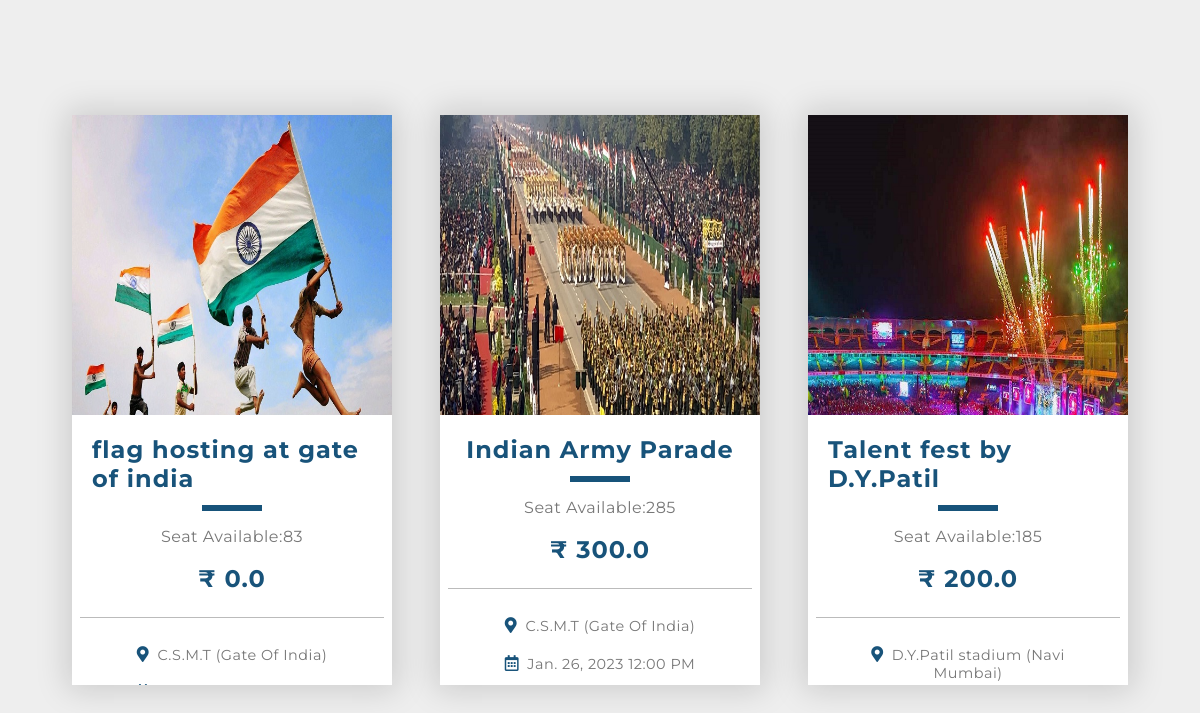
The app's page /events with its own data.
### Republic_day_2023/models.py (models this page shows)
class Events(models.Model):
    name = models.CharField(primary_key=True,max_length=50)
    title = models.CharField(max_length=150)
    description = models.TextField()
    date = models.DateField(auto_now=False)
    times = models.CharField(max_length=100,default="01/01/2000")
    available = models.IntegerField(default="01/01/2000")
    img = models.FileField(upload_to="media/event")
    location = models.CharField(max_length=200,default="Enter The Location")
    cost = models.FloatField()

### Republic_day_2023/views.py (the view)
# urls.py: path('events',views.Event,name="events"),
def Event(request):
    e = Events.objects.all()
    d = {"events":e}
    return render(request,"event.html",d)

### templates/event.html (shortened to what this page needs)
{% load static %}
<!DOCTYPE html>
<html lang="en">
<head>
    <link rel="stylesheet" href="https://cdnjs.cloudflare.com/ajax/libs/font-awesome/5.14.0/css/all.min.css">
    <link rel="stylesheet" href="{% static 'events.css' %}">
</head>
<body>
    <div class="container">
        {% for event in events %}
        {% if event.available > 0 %}
        <div class="item-container">
            <div class="img-container">
                <img src="{{event.img}}" alt="Event image">
            </div>
            <div class="body-container">
                <div class="event-info">
                    <p class="title">{{event.title}}</p>
                    <div class="separator"></div>
                    <p class="info">Seat Available:{{event.available}}</p>
                    <p class="price">&#8377; {{event.cost}}</p>
                    <div class="additional-info">
                        <p class="info">
                            <i class="fas fa-map-marker-alt"></i>
                            {{event.location}}
                        </p>
                        <p class="info">
                            <i class="far fa-calendar-alt"></i>
                            {{event.date}} {{event.times}}
                        </p>
                    </div>
                </div>
            </div>
        </div>
        {% endif %}
        {% endfor %}
    </div>
</body>
</html>

### Republic_day_2023/static/events.css (style rules this page uses)
* { margin: 0; padding: 0; box-sizing: border-box; font-family: 'Montserrat', sans-serif; }
body { min-height: 100vh; width: 100%; font-size: 16px; background: #eee; color: #777; display: flex; justify-content: center; align-items: center; }
.container { width: 100%; display: flex; justify-content: center; align-items: center; flex-wrap: wrap; }
.item-container { position: relative; margin: 24px; width: 320px; height: 570px; overflow: hidden; background-color: #fff; box-shadow: 0 0 30px 5px rgba(0, 0, 0, 0.15); cursor: pointer; }
.img-container, .body-container { position: absolute; top: 0; left: 0; width: 100%; height: 100%; }
.img-container img { width: 100%; }
.body-container { position: relative; }
.event-info { background-color: #fff; display: flex; flex-direction: column; justify-content: center; align-items: center; padding: 8px; }
.title, .price { color: #18537a; font-size: 1.5em; font-weight: bold; letter-spacing: 1px; margin: 12px; }
.info { letter-spacing: 0.5px; margin-bottom: 6px; }
.separator { width: 20%; height: 6px; background-color: #17537a; margin-bottom: 16px; }
.additional-info { border-top: 1px solid #bbb; margin-top: 12px; padding: 28px; padding-bottom: 0; }
.additional-info .info { font-size: 0.9em; margin-bottom: 20px; text-align: center; }
.info i { color: #18537a; font-size: 1.1em; margin-right: 4px; }

### records on screen
Events: img (picture), title "flag hosting at gate of india", available "83", cost "0.0", location "C.S.M.T (Gate Of India)"
Events: img (picture), title "Indian Army Parade", available "285", cost "300.0", location "C.S.M.T (Gate Of India)", date "Jan. 26, 2023", times "12:00 PM"
Events: img (picture), title "Talent fest by D.Y.Patil", available "185", cost "200.0", location "D.Y.Patil stadium (Navi Mumbai)"
